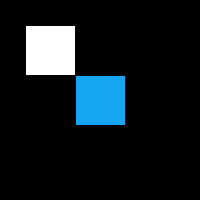
Frame 1 (no input)
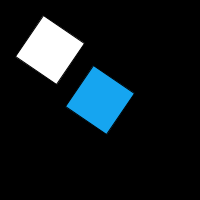
Frame 60 (the mouse pressed at the canvas centre just before this capture)
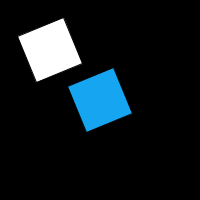
Frame 120 (the mouse held since frame 60 and released just before this capture)

The Processing sketch that drew these frames (run headless with seeded random() and noise(); from frame 60 on, the mouse is pressed at the canvas centre):

// Processing sketch: sketch_200902q
// ── sketch_200902q.pde
float angle;

void setup() {
  size(200, 200);
  angle = 0;
}

void draw() {
  background(0);
  rectMode(CENTER);
  //将第一个正方形推入矩阵
pushMatrix();
  translate(50,50);
  rotate(angle);
  fill(255);
  rect(0, 0, 50, 50);
//将第一个正方形推出矩阵
  popMatrix();
  //新绘制的正方形，将第二个正方形推入矩阵
  pushMatrix();
  translate(100, 100);  //改变新绘制正方形的原点坐标
  rotate(angle);
  fill(#16A5F0);
  rect(0, 0, 50, 50);
//将第二个正方形推出矩阵
  popMatrix();
  angle += 0.01f;
}
